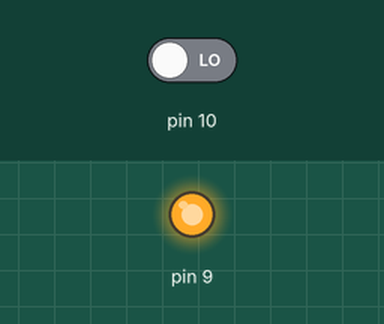
Simulated run of this sketch. Board: Arduino Uno, built with avr-gcc and run on an emulated ATmega328P. Parts: output pins drawn as LEDs (lit = HIGH). Inputs (shaded band) come from the test bench; at power-on: pin 10 LOW.

Above: at 0.1 s.
Timing chart, 0 to 1.6 s (numbered marks = the images above):
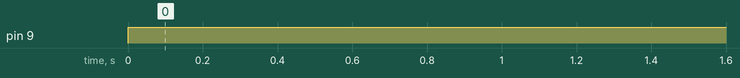

Measured:
- by itself, pin 9: LOW → HIGH at 0.00 s

The sketch:

led_button.ino
```cpp
#define led 9;
#define button 10;


 void setup() {
  // put your setup code here, to run once:
pinMode(9,OUTPUT);
pinMode(10,INPUT);
}

void loop() {
  // put your main code here, to run repeatedly:
 if(digitalRead(10)==HIGH);
 digitalWrite(9,OUTPUT);
}
```
